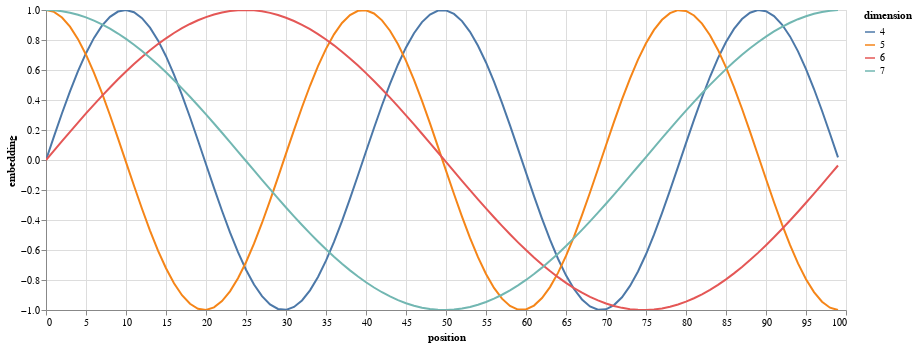

The notebook cell saved with this chart:
### Markdown cell above
The illustration below shows how this function performs a consistent transformation based on the position and dimension of a value in an embedding sequence. *Encoding* the *Position* of he value, hence the name.

### Code cell
def example_positional():
    pe = PositionalEncoding(20, 0)
    y = pe.forward(torch.zeros(1, 100, 20))

    data = pd.concat(
        [
            pd.DataFrame(
                {
                    "embedding": y[0, :, dim],
                    "dimension": dim,
                    "position": list(range(100)),
                }
            )
            for dim in [4, 5, 6, 7]
        ]
    )

    return (
        alt.Chart(data)
        .mark_line()
        .properties(width=800)
        .encode(x="position", y="embedding", color="dimension:N")
        .interactive()
    )


show_example(example_positional)

### Figure 1 — Vega-Lite specification as saved in the notebook (floating-point values rounded to 4 significant figures; data arrays with more than 128 entries replaced by an {"elided": "..."} marker saying what was removed)
{"config": {"view": {"continuousWidth": 400, "continuousHeight": 300}}, "data": {"name": "data-eafc635ddfa311c913cbcc2d2bc4477d"}, "mark": "line", "encoding": {"color": {"field": "dimension", "type": "nominal"}, "x": {"field": "position", "type": "quantitative"}, "y": {"field": "embedding", "type": "quantitative"}}, "selection": {"selector002": {"type": "interval", "bind": "scales", "encodings": ["x", "y"]}}, "width": 800, "$schema": "https://vega.github.io/schema/vega-lite/v4.17.0.json", "datasets": {"data-eafc635ddfa311c913cbcc2d2bc4477d": {"elided": "400 records"}}}
